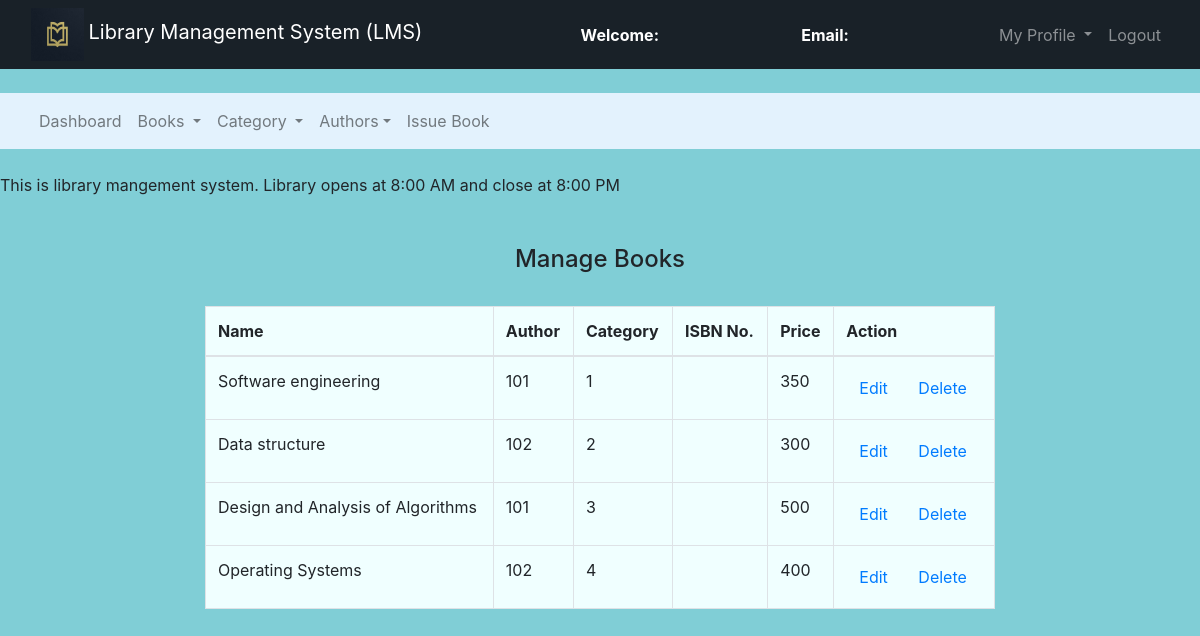
The page /admin/manage_book.php on the database its author committed.
### tables this page shows
CREATE TABLE `books` (
  `book_id` int(11) NOT NULL,
  `book_name` varchar(250) NOT NULL,
  `author_id` int(11) NOT NULL,
  `cat_id` int(11) NOT NULL,
  `book_price` int(11) NOT NULL
);

### admin/manage_book.php (the view, shortened to what this page needs)
<!DOCTYPE html>
<html>
<head>
	<link rel="stylesheet" type="text/css" href="../bootstrap-4.4.1/css/bootstrap.min.css">
</head>
<body style="background-color: #80ced6;">
	<nav class="navbar navbar-expand-lg navbar-dark bg-dark" style="background-color:#192128 !important;">
		<div class="container-fluid">
			<div class="navbar-header">
				<img src="../assets/librarylogo.jpg" alt="books" width="53px" height="53px">
				<a class="navbar-brand" href="admin_dashboard.php">Library Management System (LMS)</a>
			</div>
			<font style="color: white"><span><strong>Welcome: <?php echo $_SESSION['name'];?></strong></span></font>
			<font style="color: white"><span><strong>Email: <?php echo $_SESSION['email'];?></strong></font>
		    <ul class="nav navbar-nav navbar-right">
		      <li class="nav-item dropdown">
	        	<a class="nav-link dropdown-toggle" data-toggle="dropdown">My Profile </a>
		      </li>
		      <li class="nav-item">
		        <a class="nav-link" href="../logout.php">Logout</a>
		      </li>
		    </ul>
		</div>
	</nav><br>
	<nav class="navbar navbar-expand-lg navbar-light" style="background-color: #e3f2fd">
		<div class="container-fluid">
		    <ul class="nav navbar-nav navbar-center">
		      <li class="nav-item">
		        <a class="nav-link" href="admin_dashboard.php">Dashboard</a>
		      </li>
		      <li class="nav-item dropdown">
	        	<a class="nav-link dropdown-toggle" data-toggle="dropdown">Books </a>
		      </li>
		      <li class="nav-item dropdown">
	        	<a class="nav-link dropdown-toggle" data-toggle="dropdown">Category </a>
		      </li>
		      <li class="nav-item dropdown">
	        	<a class="nav-link dropdown-toggle" data-toggle="dropdown">Authors</a>
		      </li>
	          <li class="nav-item">
		        <a class="nav-link" href="issue_book.php">Issue Book</a>
		      </li>
		    </ul>
		</div>
	</nav><br>
	<span><marquee>This is library mangement system. Library opens at 8:00 AM and close at 8:00 PM</marquee></span><br><br>
		<center><h4>Manage Books</h4><br></center>
		<div class="row">
			<div class="col-md-2"></div>
			<div class="col-md-8">
			<table class="table table-bordered table-hover" style="background: azure;">
					<thead>
						<tr>
							<th>Name</th>
							<th>Author</th>
							<th>Category</th>
							<th>ISBN No.</th>
							<th>Price</th>
							<th>Action</th>
						</tr>
					</thead>
					<?php
						$connection = mysqli_connect("localhost:3308","root","");
						$query = "select * from books";
						$query_run = mysqli_query($connection,$query);
						while ($row = mysqli_fetch_assoc($query_run)){
							?>
							<tr>
								<td><?php echo $row['book_name'];?></td>
								<td><?php echo $row['author_id'];?></td>
								<td><?php echo $row['cat_id'];?></td>
								<td><?php echo $row['book_no'];?></td>
								<td><?php echo $row['book_price'];?></td>
								<td><button class="btn" name=""><a href="edit_book.php?bn=<?php echo $row['book_no'];?>">Edit</a></button>
								<button class="btn"><a href="delete_book.php?bn=<?php echo $row['book_no'];?>">Delete</a></button></td>
							</tr>
							<?php
						}
					?>
				</table>
			</div>
			<div class="col-md-2"></div>
		</div>
</body>
</html>

### rows shown on the page
books: book_name "Software engineering", author "101", cat "1", book_price "350"
books: book_name "Data structure", author "102", cat "2", book_price "300"
books: book_name "Design and Analysis of Algorithms", author "101", cat "3", book_price "500"
books: book_name "Operating Systems", author "102", cat "4", book_price "400"
